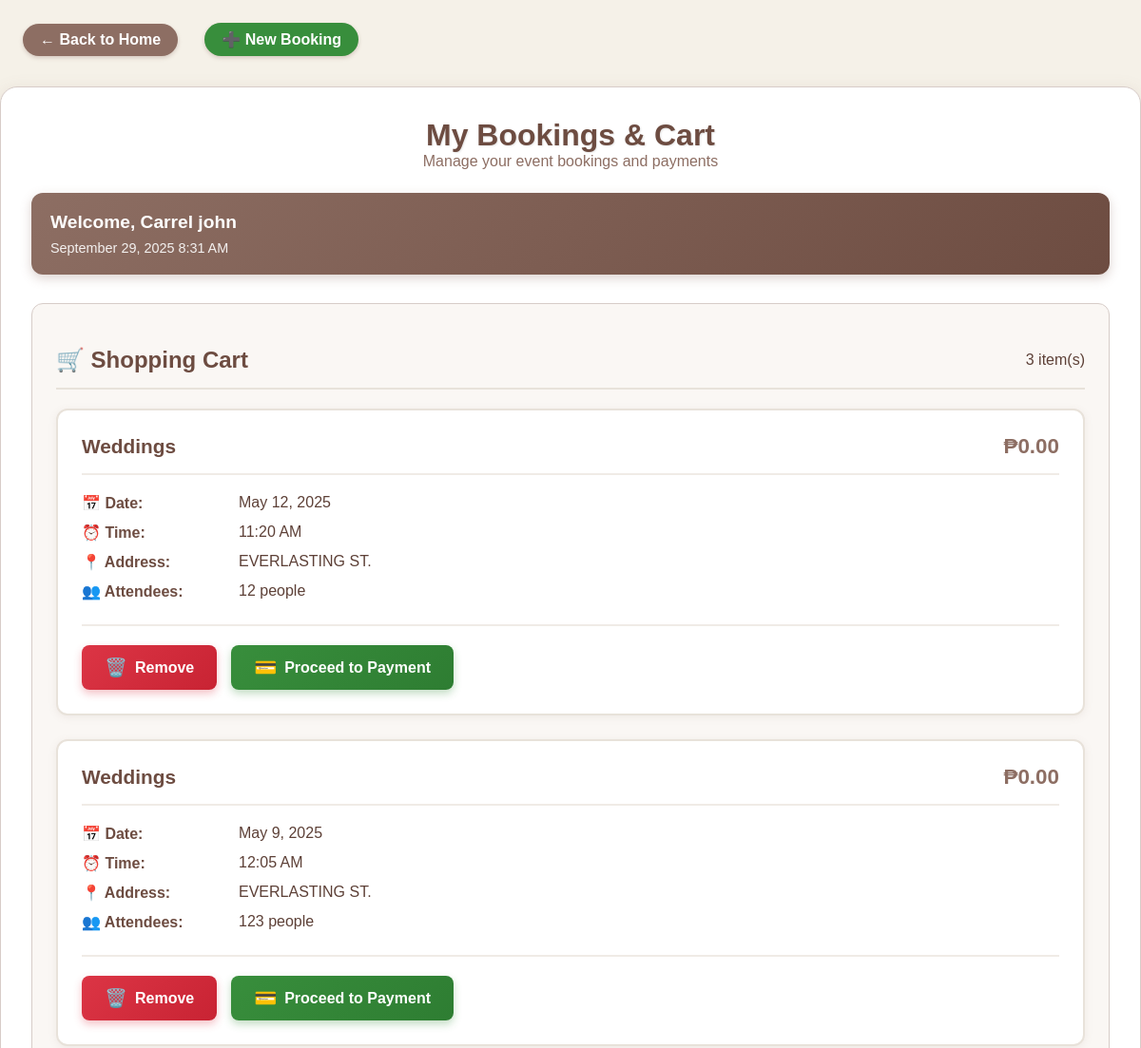
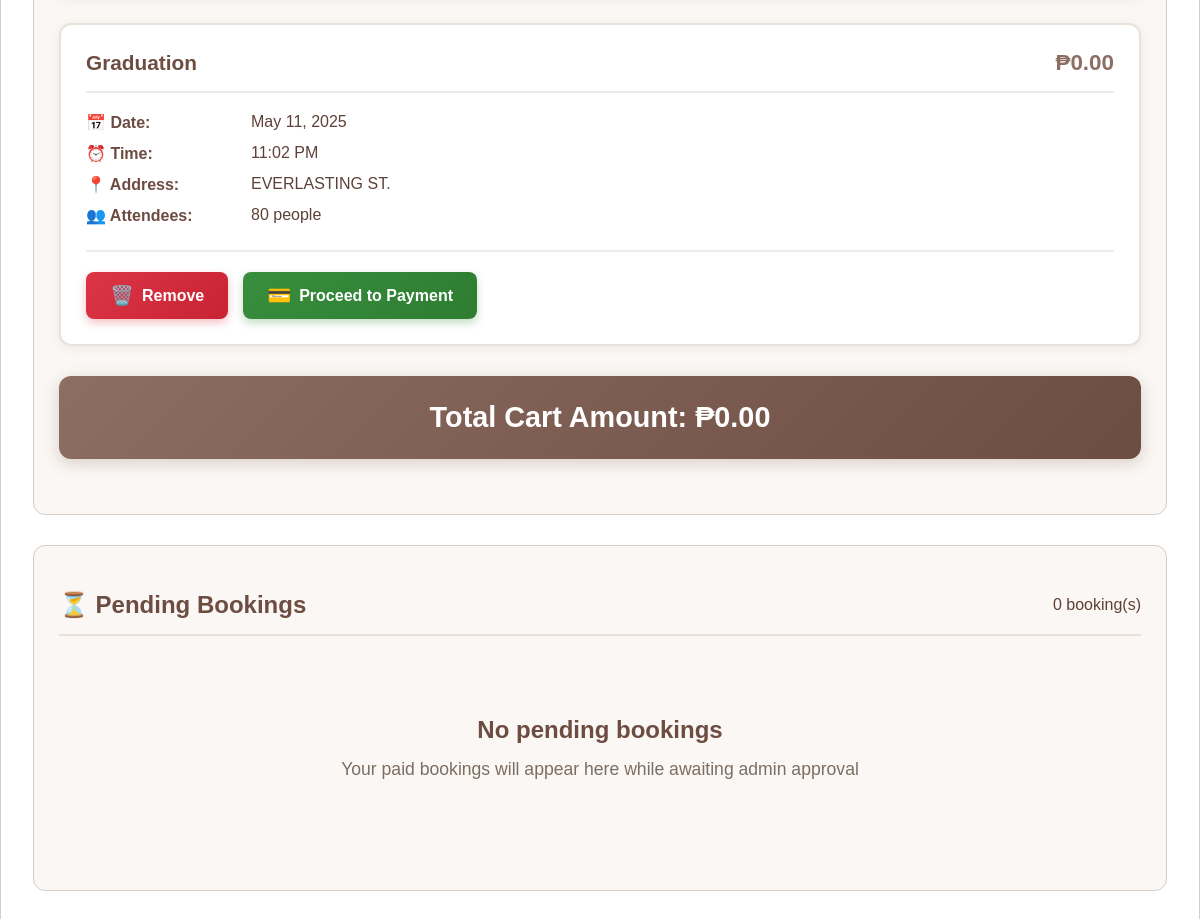
Before: /Client/PHP/user_cart.php (signed in) with the older database file (2 pictures, top to bottom).
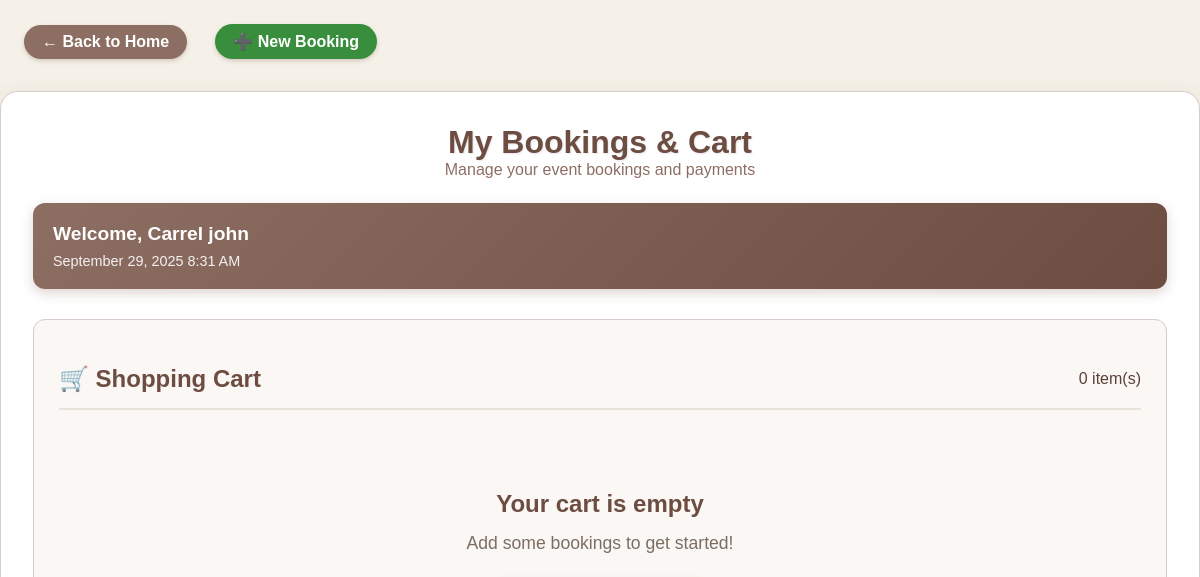
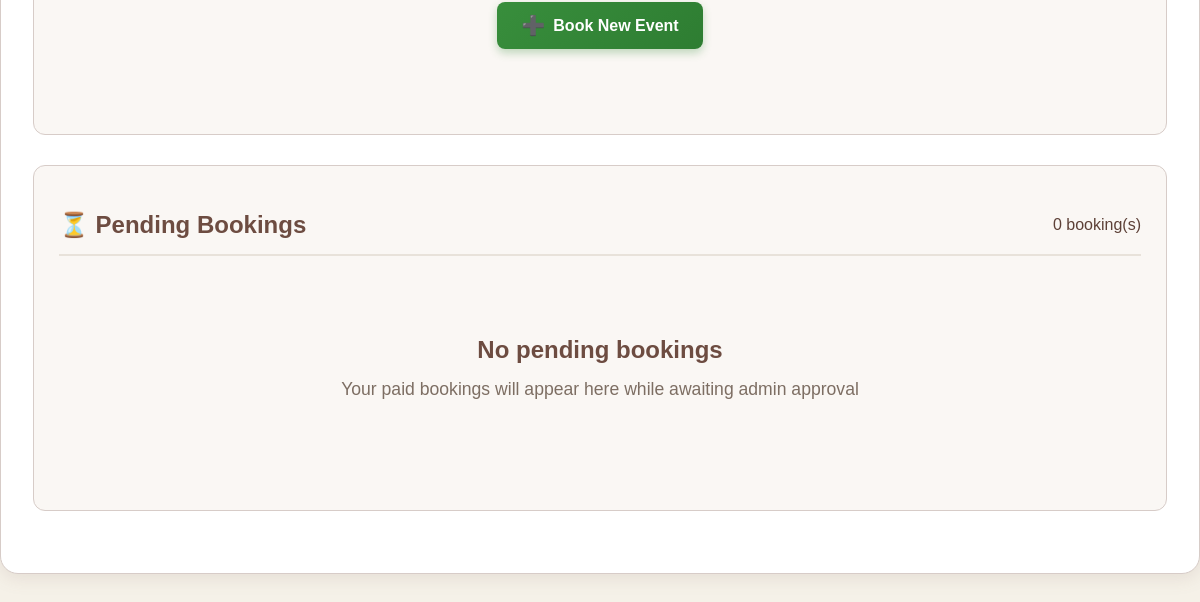
After: the same page with the newer database file (2 pictures, top to bottom).
### tables this page shows
CREATE TABLE IF NOT EXISTS `bookings` (
  `id` int NOT NULL AUTO_INCREMENT,
  `btuser_id` int NOT NULL,
  `btaddress` varchar(255) DEFAULT NULL,
  `btevent` varchar(100) DEFAULT NULL,
  `btschedule` datetime DEFAULT NULL,
  `EventDuration` datetime DEFAULT NULL,
  `total_cost` double NOT NULL DEFAULT '0',
  `additional_headcount` int NOT NULL DEFAULT '0',
  `btattendees` int DEFAULT NULL,
  `btservices` text,
  `btmessage` text,
  `status` enum('Pending','Approved','Canceled','Completed') NOT NULL DEFAULT 'Pending',
  `payment_status` enum('unpaid','partial','paid') NOT NULL DEFAULT 'unpaid',
  `created_at` timestamp NULL DEFAULT CURRENT_TIMESTAMP,
  PRIMARY KEY (`id`)
);

### Client/PHP/user_cart.php (the view, shortened to what the changed rows need)
<?php
include_once "../includes/loginSession.php";
$host = 'localhost';
$dbname = 'btonedatabase';
$username = 'root';
$password = '';
try {
    $pdo = new PDO("mysql:host=$host;dbname=$dbname;charset=utf8mb4", $username, $password);
    $pdo->setAttribute(PDO::ATTR_ERRMODE, PDO::ERRMODE_EXCEPTION);
} catch (PDOException $e) {
    die("Database Connection Failed: " . $e->getMessage());
}
$user_id = $_SESSION['user_id'] ?? 0;
try {
    $cart_sql = "SELECT b.*, u.bt_first_name, u.bt_last_name, u.bt_email,
                        be.equipment_id, be.quantity as equipment_quantity, i.item_name, i.unit_price
                 FROM bookings b
                 JOIN btuser u ON b.btuser_id = u.bt_user_id
                 LEFT JOIN booking_equipment be ON b.id = be.booking_id
                 LEFT JOIN inventory i ON be.equipment_id = i.id
                 WHERE b.status = 'Pending'
                 AND b.payment_status = 'unpaid'
                 AND b.btuser_id = ?
                 ORDER BY b.created_at DESC";
    $cart_stmt = $pdo->prepare($cart_sql);
    $cart_stmt->execute([$user_id]);
    $cart_results = $cart_stmt->fetchAll(PDO::FETCH_ASSOC);
    $cart_items = [];
    $cart_total = 0;
    foreach ($cart_results as $row) {
        if (!isset($cart_items[$row['id']])) {
            $cart_items[$row['id']] = $row;
            $cart_items[$row['id']]['equipment'] = [];
            $cart_total += $row['total_cost'];
        }
    }
} catch (Exception $e) {
    die("Error fetching cart items: " . $e->getMessage());
}
?>
<!DOCTYPE html>
<html lang="en">
<head>
    <link rel="stylesheet" href="../CSS/style.css" />
</head>
<body>
    <div class="cart-main">
        <div class="cart-header">
            <h1>My Bookings & Cart</h1>
        </div>
        <div class="section">
            <div class="section-header">
                <h2>🛒 Shopping Cart</h2>
                <span class="cart-count"><?php echo count($cart_items); ?> item(s)</span>
            </div>
            <?php if (empty($cart_items)): ?>
                <div class="empty-message">
                    <h3>Your cart is empty</h3>
                    <p>Add some bookings to get started!</p>
                    <a href="booking-form.php" class="btn btn-checkout">
                        <span class="btn-icon">➕</span>
                        Book New Event
                    </a>
                </div>
            <?php else: ?>
                <?php foreach ($cart_items as $item): ?>
                    <div class="booking-item">
                        <div class="booking-header">
                            <h3><?php echo htmlspecialchars($item['btevent']); ?></h3>
                            <span class="booking-price">₱<?php echo number_format($item['total_cost'], 2); ?></span>
                        </div>
                        <div class="booking-details">
                            <div class="detail-row">
                                <span class="detail-label">📅 Date:</span>
                                <span class="detail-value"><?php echo date('F j, Y', strtotime($item['btschedule'])); ?></span>
                            </div>
                            <div class="detail-row">
                                <span class="detail-label">⏰ Time:</span>
                                <span class="detail-value"><?php echo date('g:i A', strtotime($item['btschedule'])); ?></span>
                            </div>
                            <div class="detail-row">
                                <span class="detail-label">📍 Address:</span>
                                <span class="detail-value"><?php echo htmlspecialchars($item['btaddress']); ?></span>
                            </div>
                            <div class="detail-row">
                                <span class="detail-label">👥 Attendees:</span>
                                <span class="detail-value"><?php echo $item['btattendees']; ?> people</span>
                            </div>
                        </div>
                        <div class="button-group">
                            <form action="remove_booking.php" method="POST" style="margin: 0;">
                                <button type="submit" class="btn btn-remove" onclick="return confirm('Are you sure you want to remove this booking?')">
                                    <span class="btn-icon">🗑️</span>
                                    Remove
                                </button>
                            </form>
                            <form action="payment.php" method="GET" style="margin: 0;">
                                <button type="submit" class="btn btn-checkout">
                                    <span class="btn-icon">💳</span>
                                    Proceed to Payment
                                </button>
                            </form>
                        </div>
                    </div>
                <?php endforeach; ?>
                <div class="total-amount">
                    Total Cart Amount: ₱<?php echo number_format($cart_total, 2); ?>
                </div>
            <?php endif; ?>
        </div>
        <div class="section">
            <div class="section-header">
                <h2>⏳ Pending Bookings</h2>
            </div>
        </div>
    </div>
</body>
</html>

Changed rows visible on the page:
no longer on this page (row edited): bookings: btevent "Weddings", total_cost "0.00", btschedule "May 12, 2025", btschedule "11:20 AM", btaddress "EVERLASTING ST.", btattendees "12"
no longer on this page (row edited): bookings: btevent "Weddings", total_cost "0.00", btschedule "May 9, 2025", btschedule "12:05 AM", btaddress "EVERLASTING ST.", btattendees "123"
no longer on this page (row edited): bookings: btevent "Graduation", total_cost "0.00", btschedule "May 11, 2025", btschedule "11:02 PM", btaddress "EVERLASTING ST.", btattendees "80"
Other visible differences:
count($cart_items): "3" → "0"
$cart_total: "0.00" → (not shown)
text no longer shown: "Total Cart Amount: ₱"
text now shown: "Your cart is empty Add some bookings to get started! ➕ Book New Event"
